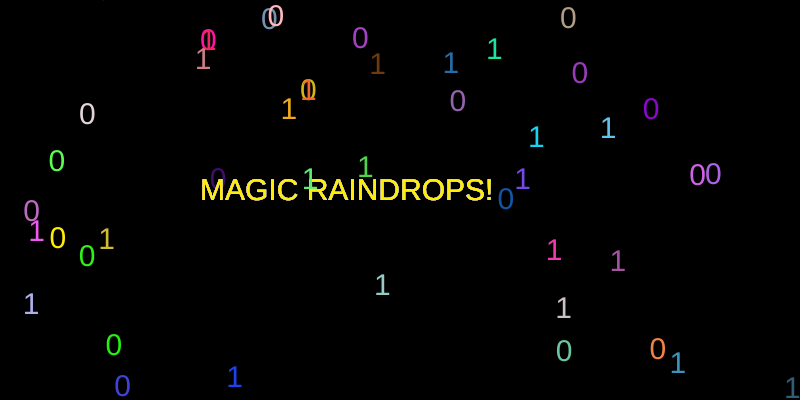
Frame 1 (no input)
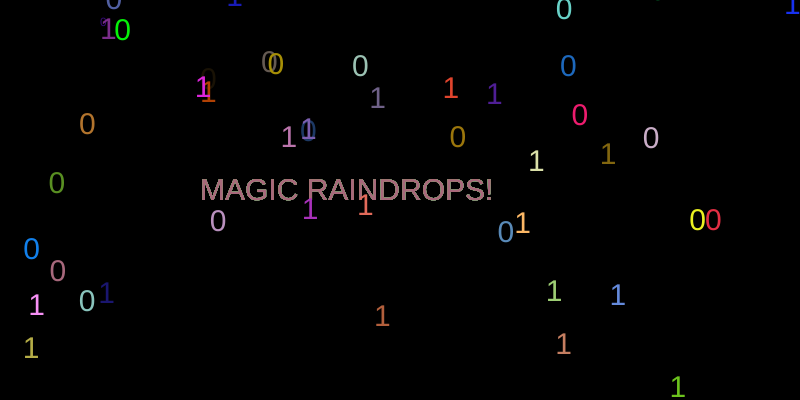
Frame 60 (no input)
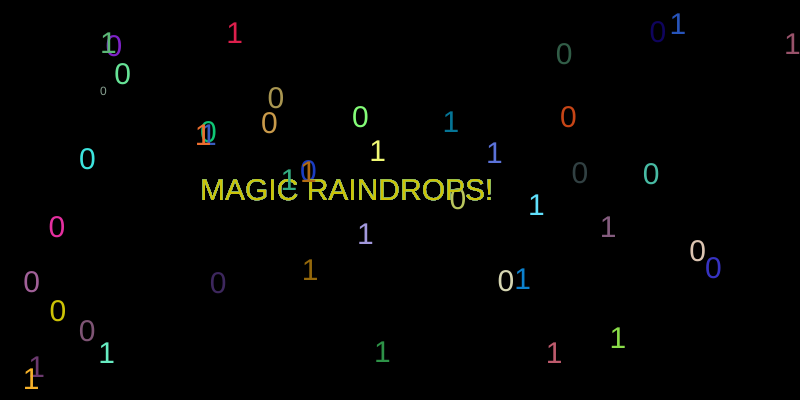
Frame 120 (the mouse pressed at the canvas centre since frame 60)

The p5.js sketch that drew these frames (run headless with seeded random() and noise() and a simulated clock; from frame 60 on, the mouse is pressed at the canvas centre):

// p5.js sketch
// ── sketch.js
var xPositions = [100, 200, 300];
var yPositions = [0, 50, 100];
var xPositions2 = [100, 200, 300];
var yPositions2 = [0, 50, 100];
var canvas;
var zeros;
var ones;

function setup() {
  for (var count = 0; count < 20; count++){
    xPositions.push(random(0, 800));
    yPositions.push(random(0, 400));
    xPositions2.push(random(0, 800));
    yPositions2.push(random(0, 400));
  }
}
function draw() {
  canvas = createCanvas(800, 400);
  background("black");
  
  for (var i = 0; i < xPositions.length; i++) {
    noStroke();
    fill(random(0, 255), random(0, 255), random(0, 255));
    //rect(xPositions[i], yPositions[i], 5, 20);
    
    zeros = text("0", xPositions[i], yPositions[i]);

    yPositions[i] += random(5, 10);

    if (yPositions[i] > 400) {
        yPositions[i] = 0;
    }
    textSize(30);
    text("MAGIC RAINDROPS!", 200, 200);
  }
  for (var i = 0; i < xPositions2.length; i++) {
    noStroke();
    fill(random(0, 255), random(0, 255), random(0, 255));
    //rect(xPositions[i], yPositions[i], 5, 20);
    
    ones = text("1", xPositions2[i], yPositions2[i]);

    yPositions2[i] += random(5, 10);

    if (yPositions2[i] > 400) {
        yPositions2[i] = 0;
    }
  }
}
